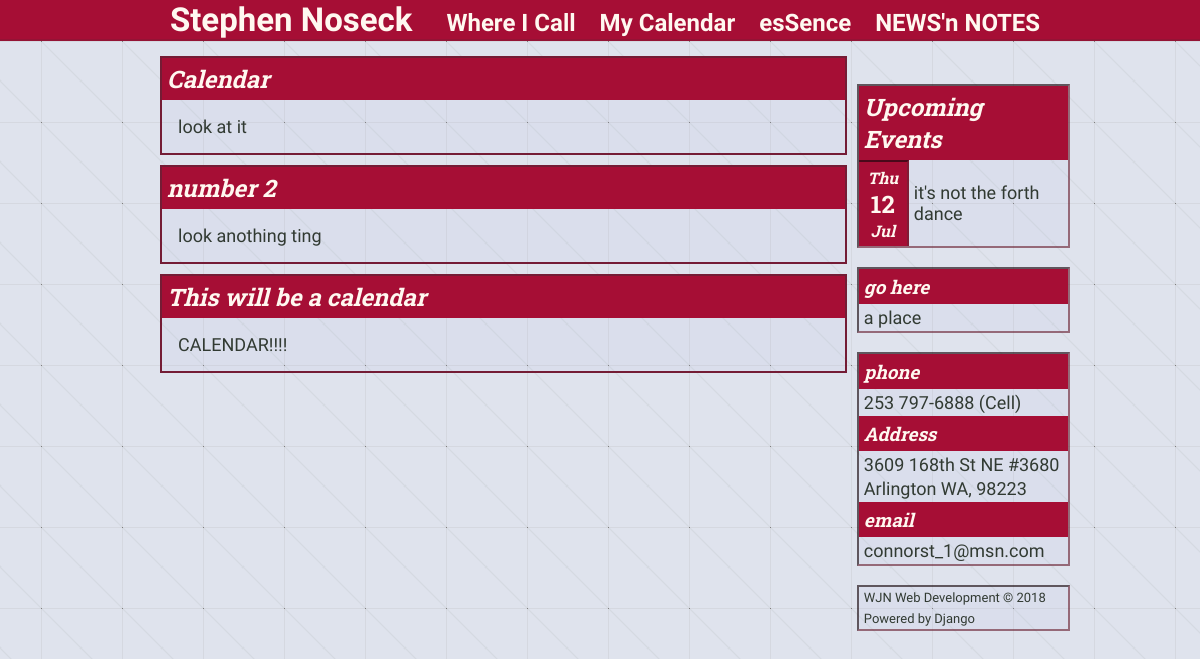
Before: /calendar with the older database file.
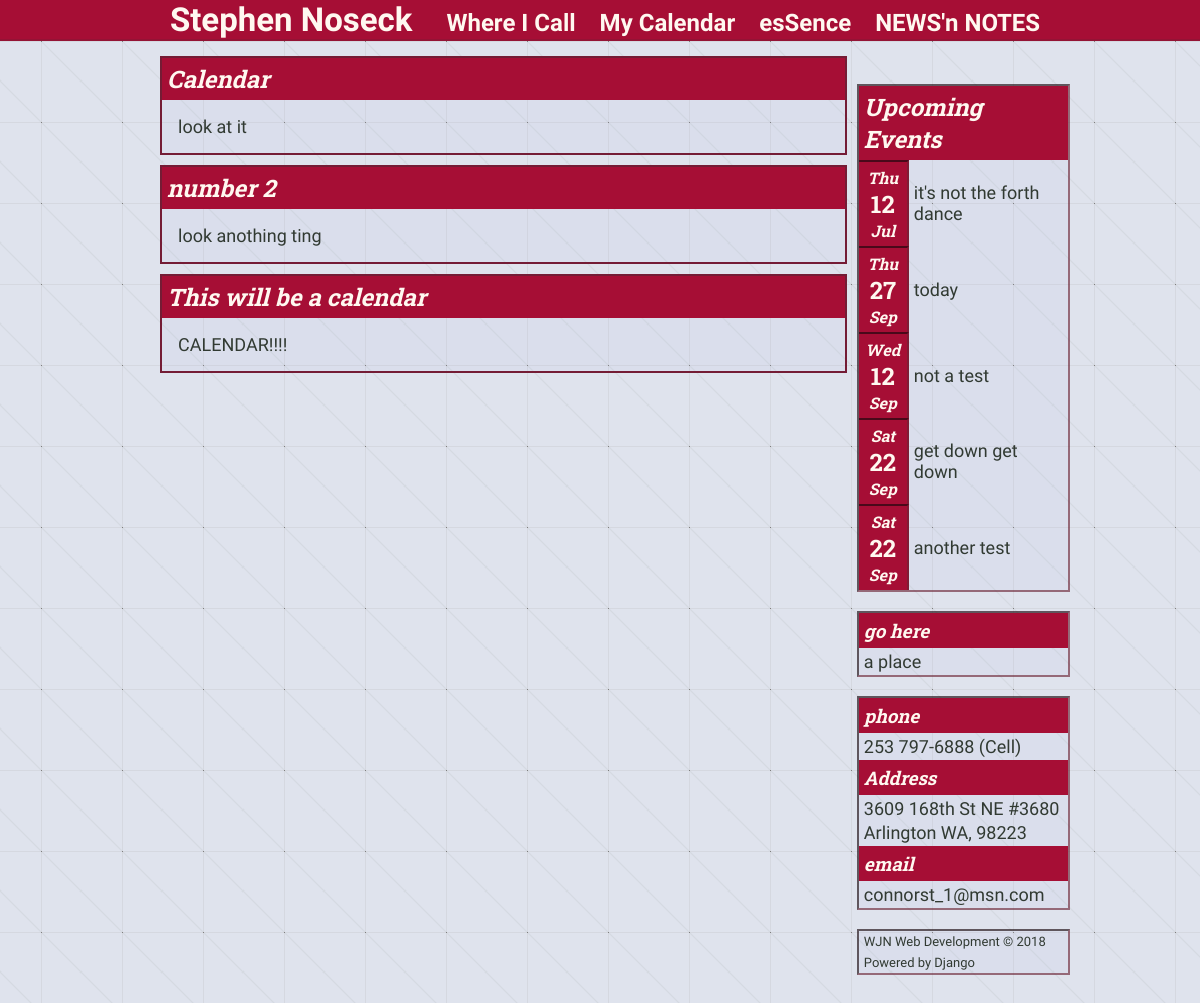
After: the same page with the newer database file.
### Stevie/models.py (models this page shows, shortened)
class Post(models.Model):
    HOME = 'HM'
    VENUES = 'VN'
    CALENDAR = 'CL'
    ESSENSE = 'ES'
    SIDEBAR = 'SB'
    CONTACT_INFO = 'CI'
    NEWSN_NOTES = 'NN'
    PAGE_INDEX = (
        (HOME, 'Home'),
        (VENUES, 'Venues'),
        (CALENDAR, 'Calendar'),
        (ESSENSE, 'esSense'),
        (SIDEBAR, 'Sidebar'),
        (CONTACT_INFO, 'Contact Info'),
        (NEWSN_NOTES, 'NEWS\'n NOTES')
    )
    title = models.CharField(max_length=100, blank=True, null=True)
    text = models.TextField(blank=True, null=True)
    page = models.CharField(max_length=2, choices=PAGE_INDEX)
    address = models.CharField(max_length=100, blank=True, null=True)
    venue = models.CharField(max_length=100, blank=True, null=True)
    letter = models.FileField(upload_to='newsletters', blank=True, null=True)

class Calendar(models.Model):
    title = models.CharField(max_length=100)
    date_time = models.DateTimeField()
    address = models.CharField(max_length=100)
    venue = models.CharField(max_length=100)
    description = models.TextField()
    flyer = models.ImageField(upload_to='flyers', blank=True, null=True)
    event_site = models.URLField(blank=True, null=True)
    def getMonth(self):
        return self.date_time.strftime('%b')
    def dayOfWeek(self):
        return self.date_time.strftime('%a')

### Stevie/views.py (the view)
# urls.py: path('calendar', views.calendar, name='calendar'),
def calendar(request):
    cal = Calendar.objects.all()[:5]
    side = Post.objects.filter(page='SB')
    info = Post.objects.filter(page='CI')
    post = Post.objects.filter(page='CL')
    context = {'post' : post, 'title': '- Calendar', 'side': side, 'info': info, 'cal': cal}
    return render(request, 'Stevie/calendarIndex.html', context)

### Stevie/templates/Stevie/calendarIndex.html (shortened to what this page needs)
{% extends 'layout.html' %}
{% block content %}
    <div>
        {% if post %}
            {% for p in post %}
                <section>
                    <h1>{{ p.title }}</h1>
                    <div class="text">
                        <p>{{ p.text|linebreaks }}</p>
                    </div>
                </section>
            {% endfor %}
        {% else %}
            <p style="display: none">There isn't anything here...</p>
        {% endif %}
        <section>
            <h1>This will be a calendar</h1>
            <div>
                <p>
                    CALENDAR!!!!
                </p>
            </div>
        </section>
    </div>
{% endblock content %}

### Stevie/templates/Stevie/sidebar.html
<div>
    {% if cal %}
        {% include 'Stevie/sideCal.html' %}
    {% endif %}
</div>
<br>
<div>
    {% if side %}
        {% for s in side %}
            <section>
                <h3>{{ s.title }}</h3>
                <p>{{ s.text|linebreaks }}</p>
            </section>
        {% endfor %}
    {% else %}
        <p style="display: none">no links</p>
    {% endif %}
</div>
<br>
<div>
    {% if info %}
        {% for i in info %}
            <section>
                <h3>{{ i.title }}</h3>
                <p>{{ i.text|linebreaks }}</p>
            </section>
        {% endfor %}
    {% else %}
        <p style="display: none">no contact info</p>
    {% endif %}
</div>
<br>
<div class="foot">
    {% include 'Stevie/footer.html' %}
</div>

### Stevie/templates/Stevie/sideCal.html (shortened to what this page needs)
<section class="cal-title"><h1>Upcoming Events</h1></section>
    {% for c in cal %}
        <section class="cal-sec">
            <article>
                    <span class="cal-box">
                        <h4>{{ c.dayOfWeek }}</h4>
                        <h2>{{ c.date_time.day}}</h2>
                        <h4>{{ c.getMonth }}</h4>
                    </span>
            </article>
                {% if c.event_site %}
                    <a href="{{ c.event_site }}">
                {% endif %}
                    <p>{{ c.title }}</p>
                {% if c.event_site %}
                    </a>
                {% endif %}
        </section>
    {% endfor %}

Changed rows visible on the page:
added Calendar: dayOfWeek "Thu", date_time.day "27", getMonth "Sep", title "today"
added Calendar: dayOfWeek "Wed", date_time.day "12", getMonth "Sep", title "not a test"
added Calendar: dayOfWeek "Sat", date_time.day "22", getMonth "Sep", title "get down get down"
added Calendar: dayOfWeek "Sat", date_time.day "22", getMonth "Sep", title "another test"
